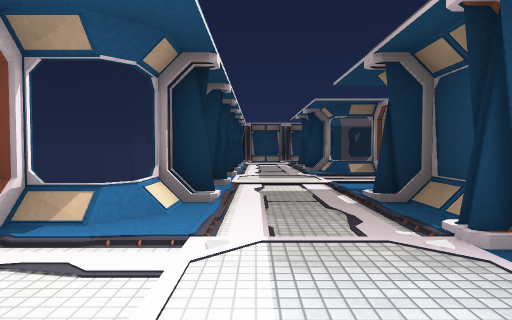
[1] (above)

24 first-person views from a walk through a 3-D level made in the Unity game engine. The camera is 1.4 m above the floor, tilts 2° down and sees 75° across. Doors are open. The floor is counted in squares, 2 m on a side. Each view is taken from the middle of a square. On the plan, view 1 faces up. The plan holds only what a view shows up to about 10 squares ahead; the rest is blank. The player is left out. Some animated figures are not drawn. Some surface patterns are stand-ins.

[2]
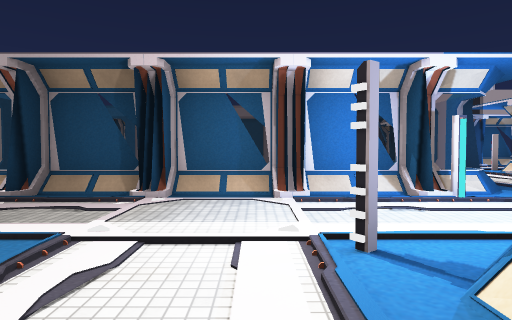

[3]
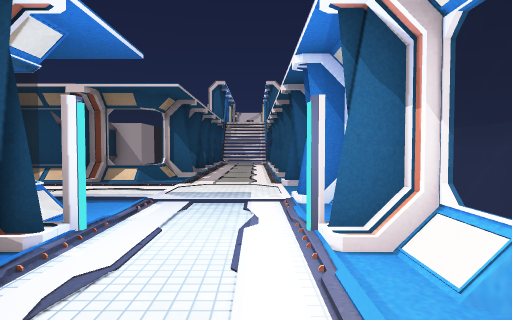

[4]
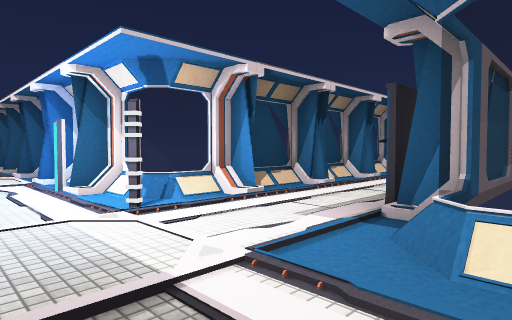

[5]
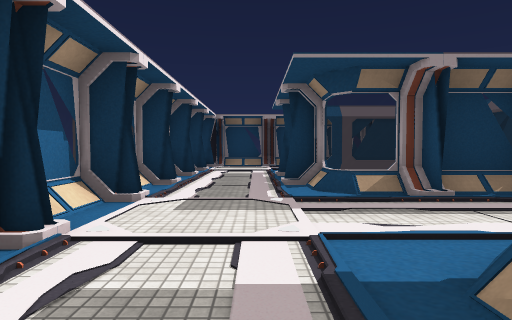

[6]
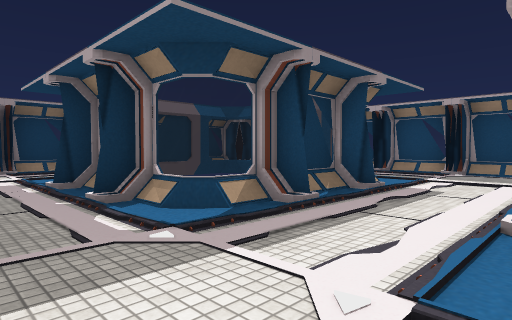

[7]
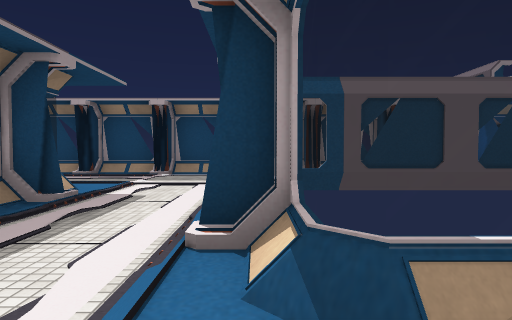

[8]
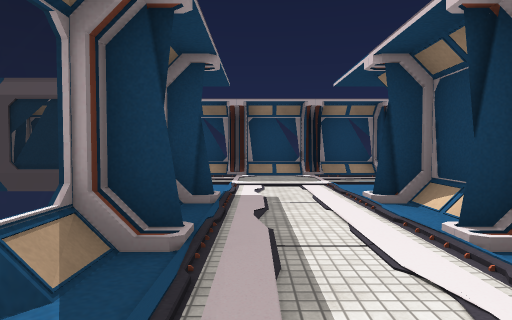

[9]
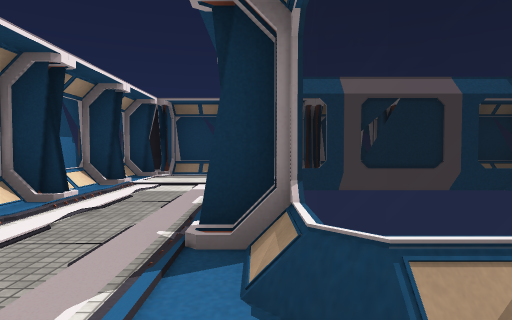

[10]
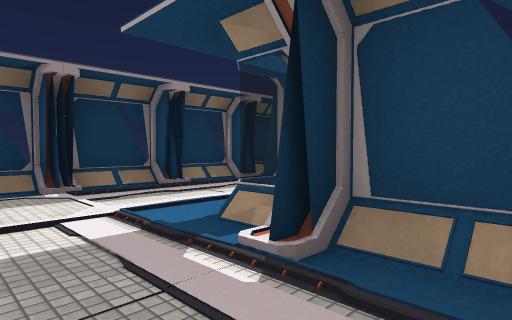

[11]
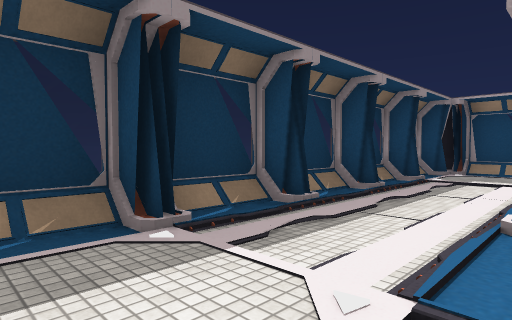

[12]
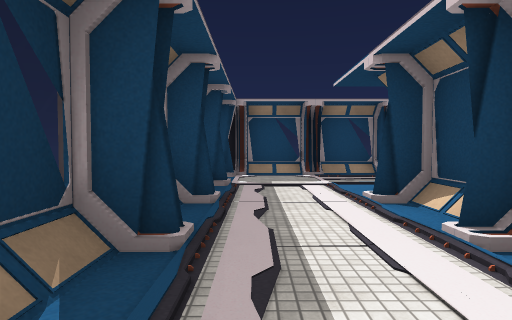

[13]
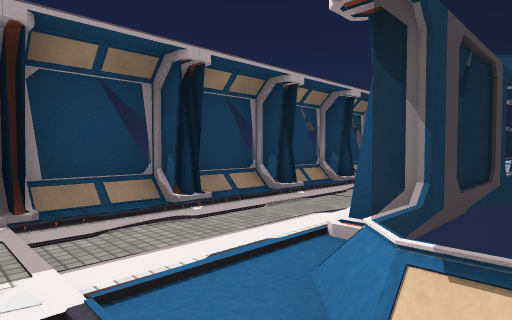

[14]
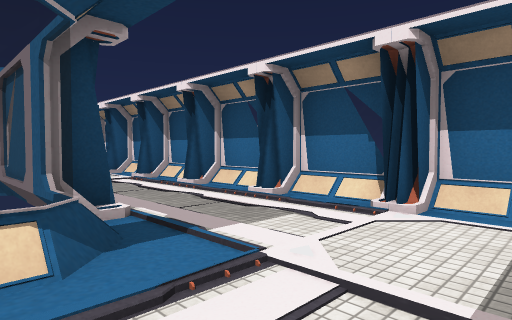

[15]
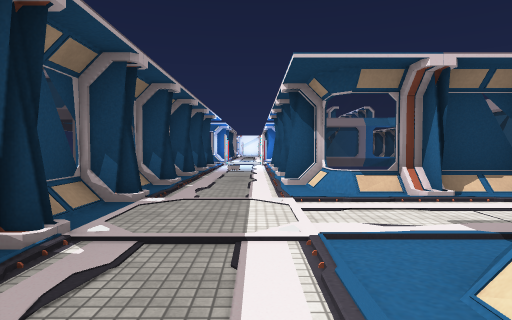

[16]
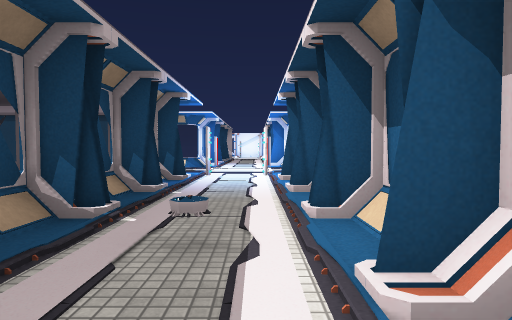

[17]
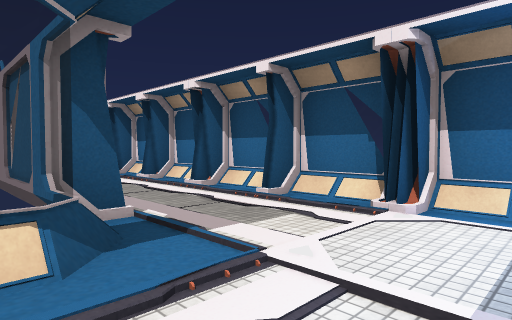

[18]
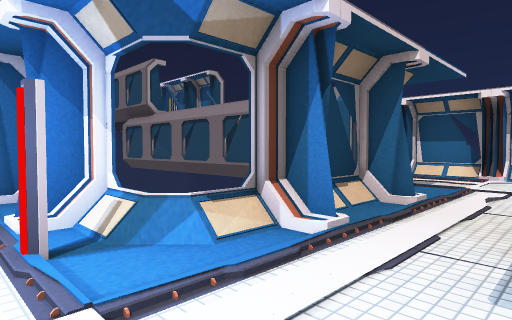

[19]
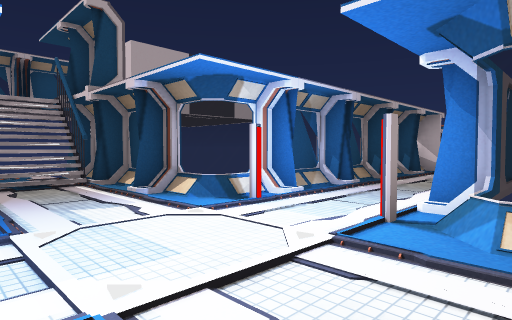

[20]
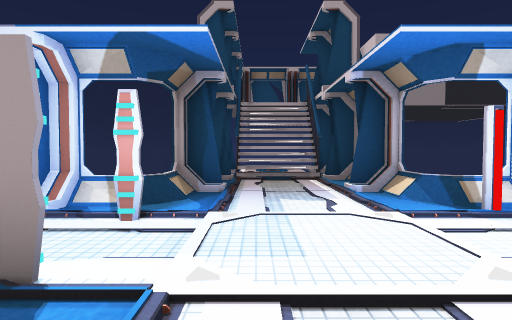

[21]
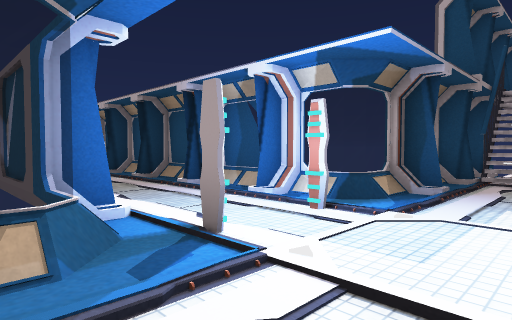

[22]
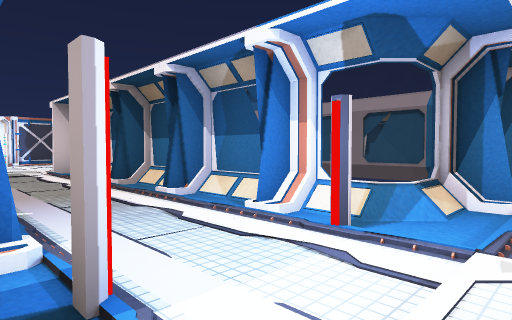

[23]
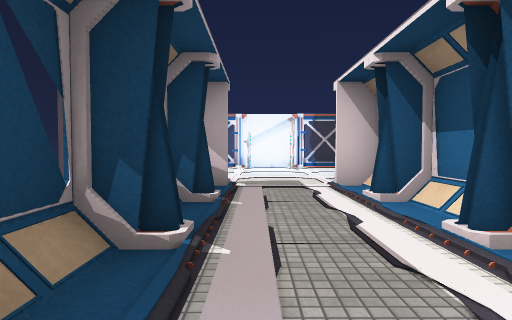

[24]
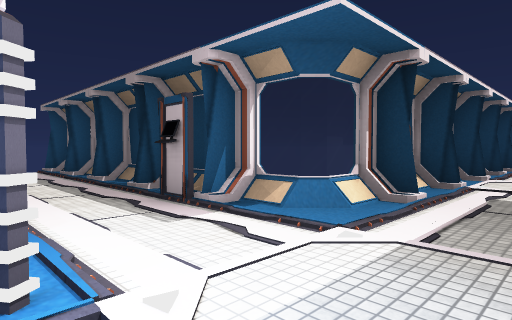

### Floor plan
Key: @ floor where view 1 was taken; # wall or solid block; . floor; / step, stairs or slope; D open door; = window, fence, low wall or low ledge; B barrier; C computer; O other object.
Columns run from 11 left of view 1 to 17 right of it. Each row starts with its distance up from view 1.
 18           ############
 17           #/#/#/#/#//##
 16           /....DD..../#
 15          #/....DD..../#
 14          ##..//##//..##
 13          #/../####/../#
 12          ##..##  ##..##
 11          #/..##  ##../#
 10          ##../####/..##
  9          #/..//##//../#
  8          ##..........##
  7          #/........../#
  6          ##..//##//..##
  5          ##../####/../#
  4   ########/..##  ##..##
  3 #/#/#/#/#//DD/#  #/O./#
  2  .......#D...##  ##DD##
  1      ....D.../#   /../#
  0   #/#/#/#/#@.##   #..##
 -1   ########/..#   ##..##
 -2          ##BB/   #/../##
 -3           /..//# //////#/##/#
 -4          ##..............//
 -5          #/..............//
 -6          ##..//##//BB//#/##
 -7          ##..=####/BB/####
 -8          #/../   ##DD##
 -9          ##..#   #/../#
-10           /. /   ##..##    C
-11           #. #   #/../#    #
-12           /. /   ##..##
-13           #  #   #/../
-14                  ##..#
-15                   #DD#
-16                   ...
-17                   ....
-18                   ....
-19                   ...

Where each view was taken, in squares from view 1:
view 1: 0 up, 0 right, facing up
view 2: 1 up, 3 left, facing right
view 3: 1 up, 0 right, facing down
view 4: 4 up, 1 right, facing down-left
view 5: 4 up, 1 right, facing up
view 6: 6 up, 0 right, facing up-right
view 7: 6 up, 1 right, facing right
view 8: 8 up, 1 right, facing right
view 9: 8 up, 2 right, facing up
view 10: 11 up, 0 right, facing up-right
view 11: 14 up, 0 right, facing up-right
view 12: 16 up, 1 right, facing right
view 13: 15 up, 6 right, facing down-right
view 14: 16 up, 3 right, facing down-left
view 15: 11 up, 8 right, facing down
view 16: 6 up, 8 right, facing down
view 17: 4 down, 3 right, facing down-left
view 18: 4 down, 8 right, facing down-left
view 19: 3 down, 6 right, facing down-right
view 20: 4 down, 6 right, facing right
view 21: 5 down, 6 right, facing up-right
view 22: 5 down, 10 right, facing down-left
view 23: 9 down, 9 right, facing down
view 24: 0 up, 1 right, facing up-left
